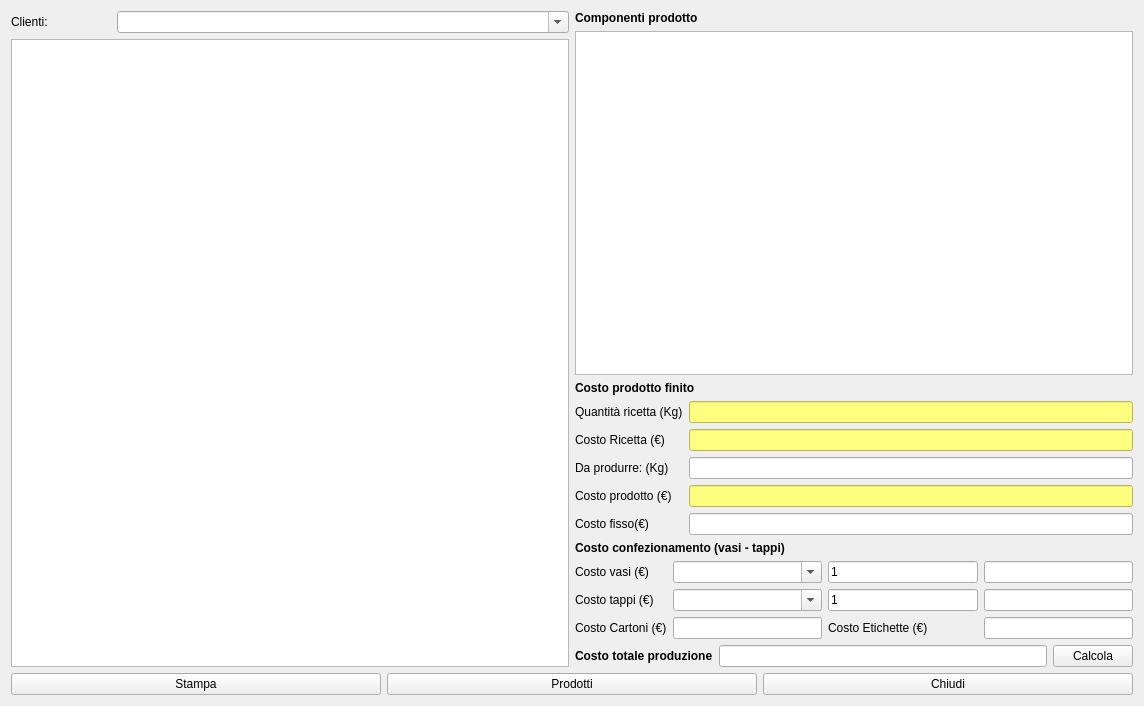
<?xml version="1.0" encoding="UTF-8"?>
<ui version="4.0">
 <class>HCalcost</class>
 <widget class="QWidget" name="HCalcost">
  <property name="windowModality">
   <enum>Qt::ApplicationModal</enum>
  </property>
  <property name="geometry">
   <rect>
    <x>0</x>
    <y>0</y>
    <width>1144</width>
    <height>706</height>
   </rect>
  </property>
  <property name="windowTitle">
   <string>Calcolo costi</string>
  </property>
  <property name="windowIcon">
   <iconset resource="icons.qrc">
    <normaloff>:/Resources/Cash-register-icon.png</normaloff>:/Resources/Cash-register-icon.png</iconset>
  </property>
  <layout class="QVBoxLayout" name="verticalLayout_5">
   <item>
    <layout class="QHBoxLayout" name="horizontalLayout_4">
     <item>
      <layout class="QVBoxLayout" name="verticalLayout">
       <item>
        <layout class="QHBoxLayout" name="horizontalLayout_2">
         <item>
          <widget class="QLabel" name="label">
           <property name="maximumSize">
            <size>
             <width>100</width>
             <height>16777215</height>
            </size>
           </property>
           <property name="text">
            <string>Clienti:</string>
           </property>
          </widget>
         </item>
         <item>
          <widget class="QComboBox" name="cbClients">
           <property name="minimumSize">
            <size>
             <width>300</width>
             <height>0</height>
            </size>
           </property>
           <property name="editable">
            <bool>true</bool>
           </property>
           <property name="insertPolicy">
            <enum>QComboBox::NoInsert</enum>
           </property>
          </widget>
         </item>
        </layout>
       </item>
       <item>
        <widget class="QListView" name="lvProdotti"/>
       </item>
      </layout>
     </item>
     <item>
      <layout class="QVBoxLayout" name="verticalLayout_4">
       <item>
        <widget class="QLabel" name="label_15">
         <property name="font">
          <font>
           <weight>75</weight>
           <bold>true</bold>
          </font>
         </property>
         <property name="text">
          <string>Componenti prodotto </string>
         </property>
        </widget>
       </item>
       <item>
        <widget class="QTableView" name="tvComponenti">
         <property name="editTriggers">
          <set>QAbstractItemView::NoEditTriggers</set>
         </property>
         <property name="selectionMode">
          <enum>QAbstractItemView::SingleSelection</enum>
         </property>
         <property name="selectionBehavior">
          <enum>QAbstractItemView::SelectRows</enum>
         </property>
         <attribute name="horizontalHeaderCascadingSectionResizes">
          <bool>true</bool>
         </attribute>
         <attribute name="horizontalHeaderStretchLastSection">
          <bool>true</bool>
         </attribute>
         <attribute name="verticalHeaderVisible">
          <bool>false</bool>
         </attribute>
         <attribute name="verticalHeaderStretchLastSection">
          <bool>false</bool>
         </attribute>
        </widget>
       </item>
       <item>
        <layout class="QVBoxLayout" name="verticalLayout_2">
         <item>
          <widget class="QLabel" name="label_14">
           <property name="font">
            <font>
             <weight>75</weight>
             <bold>true</bold>
            </font>
           </property>
           <property name="text">
            <string>Costo prodotto finito</string>
           </property>
          </widget>
         </item>
         <item>
          <layout class="QGridLayout" name="gridLayout_2">
           <item row="0" column="0">
            <widget class="QLabel" name="label_10">
             <property name="text">
              <string>Quantità ricetta (Kg)</string>
             </property>
            </widget>
           </item>
           <item row="0" column="1">
            <widget class="QLineEdit" name="leQuantitaProdotto">
             <property name="styleSheet">
              <string notr="true">background-color: rgb(255, 255, 127);</string>
             </property>
             <property name="readOnly">
              <bool>true</bool>
             </property>
            </widget>
           </item>
           <item row="1" column="0">
            <widget class="QLabel" name="label_2">
             <property name="text">
              <string>Costo Ricetta (€)</string>
             </property>
            </widget>
           </item>
           <item row="1" column="1">
            <widget class="QLineEdit" name="leCostoProdotto">
             <property name="styleSheet">
              <string notr="true">background-color: rgb(255, 255, 127);</string>
             </property>
             <property name="readOnly">
              <bool>true</bool>
             </property>
            </widget>
           </item>
           <item row="2" column="0">
            <widget class="QLabel" name="label_11">
             <property name="text">
              <string>Da produrre: (Kg)</string>
             </property>
            </widget>
           </item>
           <item row="2" column="1">
            <widget class="QLineEdit" name="leDaprodurre"/>
           </item>
           <item row="3" column="0">
            <widget class="QLabel" name="label_12">
             <property name="text">
              <string>Costo prodotto (€)</string>
             </property>
            </widget>
           </item>
           <item row="3" column="1">
            <widget class="QLineEdit" name="leCostoProduzione">
             <property name="styleSheet">
              <string notr="true">background-color: rgb(255, 255, 127);</string>
             </property>
            </widget>
           </item>
           <item row="4" column="0">
            <widget class="QLabel" name="label_16">
             <property name="text">
              <string>Costo fisso(€)</string>
             </property>
            </widget>
           </item>
           <item row="4" column="1">
            <widget class="QLineEdit" name="leCostoFisso"/>
           </item>
          </layout>
         </item>
        </layout>
       </item>
       <item>
        <layout class="QVBoxLayout" name="verticalLayout_3">
         <item>
          <widget class="QLabel" name="label_3">
           <property name="font">
            <font>
             <weight>75</weight>
             <bold>true</bold>
            </font>
           </property>
           <property name="text">
            <string>Costo confezionamento (vasi - tappi)</string>
           </property>
          </widget>
         </item>
         <item>
          <layout class="QGridLayout" name="gridLayout">
           <item row="0" column="0">
            <widget class="QLabel" name="label_7">
             <property name="text">
              <string>Costo vasi (€)</string>
             </property>
            </widget>
           </item>
           <item row="1" column="1">
            <widget class="QComboBox" name="cbTappi">
             <property name="editable">
              <bool>true</bool>
             </property>
             <property name="insertPolicy">
              <enum>QComboBox::NoInsert</enum>
             </property>
            </widget>
           </item>
           <item row="1" column="2">
            <widget class="QLineEdit" name="leQtTappi">
             <property name="text">
              <string>1</string>
             </property>
             <property name="placeholderText">
              <string>numero tappi</string>
             </property>
            </widget>
           </item>
           <item row="1" column="0">
            <widget class="QLabel" name="label_8">
             <property name="text">
              <string>Costo tappi (€)</string>
             </property>
            </widget>
           </item>
           <item row="2" column="0">
            <widget class="QLabel" name="label_6">
             <property name="text">
              <string>Costo Cartoni (€)</string>
             </property>
            </widget>
           </item>
           <item row="0" column="1">
            <widget class="QComboBox" name="cbVasi">
             <property name="editable">
              <bool>true</bool>
             </property>
             <property name="insertPolicy">
              <enum>QComboBox::NoInsert</enum>
             </property>
            </widget>
           </item>
           <item row="0" column="2">
            <widget class="QLineEdit" name="leQtVasi">
             <property name="text">
              <string>1</string>
             </property>
             <property name="placeholderText">
              <string>numero vasi</string>
             </property>
            </widget>
           </item>
           <item row="2" column="1">
            <widget class="QLineEdit" name="leCostoCartoni">
             <property name="placeholderText">
              <string/>
             </property>
            </widget>
           </item>
           <item row="2" column="2">
            <widget class="QLabel" name="label_9">
             <property name="text">
              <string>Costo Etichette (€)</string>
             </property>
            </widget>
           </item>
           <item row="0" column="3">
            <widget class="QLineEdit" name="leCostoVasi"/>
           </item>
           <item row="1" column="3">
            <widget class="QLineEdit" name="leCostoTappi"/>
           </item>
           <item row="2" column="3">
            <widget class="QLineEdit" name="leCostoEtichette"/>
           </item>
          </layout>
         </item>
        </layout>
       </item>
       <item>
        <layout class="QHBoxLayout" name="horizontalLayout_3">
         <item>
          <widget class="QLabel" name="label_13">
           <property name="font">
            <font>
             <weight>75</weight>
             <bold>true</bold>
            </font>
           </property>
           <property name="text">
            <string>Costo totale produzione</string>
           </property>
          </widget>
         </item>
         <item>
          <widget class="QLineEdit" name="leCostoTotale"/>
         </item>
         <item>
          <widget class="QPushButton" name="pbCalcola">
           <property name="text">
            <string>Calcola</string>
           </property>
          </widget>
         </item>
        </layout>
       </item>
      </layout>
     </item>
    </layout>
   </item>
   <item>
    <layout class="QHBoxLayout" name="horizontalLayout">
     <item>
      <widget class="QPushButton" name="pbPrint">
       <property name="text">
        <string>Stampa</string>
       </property>
       <property name="icon">
        <iconset resource="icons.qrc">
         <normaloff>:/Resources/Printer-icon.png</normaloff>:/Resources/Printer-icon.png</iconset>
       </property>
       <property name="iconSize">
        <size>
         <width>32</width>
         <height>32</height>
        </size>
       </property>
      </widget>
     </item>
     <item>
      <widget class="QPushButton" name="pushButton">
       <property name="text">
        <string>Prodotti</string>
       </property>
       <property name="icon">
        <iconset resource="icons.qrc">
         <normaloff>:/Resources/Box.PNG</normaloff>:/Resources/Box.PNG</iconset>
       </property>
       <property name="iconSize">
        <size>
         <width>32</width>
         <height>32</height>
        </size>
       </property>
      </widget>
     </item>
     <item>
      <widget class="QPushButton" name="pbClose">
       <property name="text">
        <string>Chiudi</string>
       </property>
       <property name="icon">
        <iconset resource="icons.qrc">
         <normaloff>:/Resources/Actions-window-close-icon.png</normaloff>:/Resources/Actions-window-close-icon.png</iconset>
       </property>
       <property name="iconSize">
        <size>
         <width>32</width>
         <height>32</height>
        </size>
       </property>
      </widget>
     </item>
    </layout>
   </item>
  </layout>
 </widget>
 <resources>
  <include location="icons.qrc"/>
 </resources>
 <connections/>
</ui>
